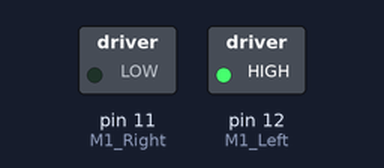
Simulated run of this sketch. Board: Arduino Uno, built with avr-gcc and run on an emulated ATmega328P. Parts: switched loads named in the sketch (green lamp = pin HIGH). Dashed ring = blinking.

Above: at 0.5 s.
Timing chart, 0 to 5.8 s (numbered marks = the images above):
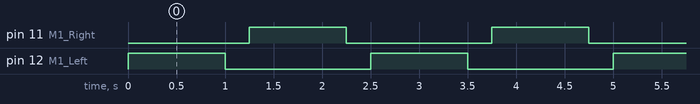

Measured:
- by itself, pin 11 (M1_Right), pin 12 (M1_Left): alternates HIGH for 1.0 s and LOW for 1.5 s
- by itself, everything shown: repeats every 2.5 s, in 4 steps

The sketch:

DriveMotor.ino
```cpp
int M1_Left = 12; //Direccion
int M1_Right = 11; //Direccion

/*
- DC MOTOR #1 OA1 OB1 -
IA1  | IB1  | MOTOR   |
-----------------------
LOW  | LOW  | STOP    |
HIGH | LOW  | FORWARD |
LOW  | HIGH | REVERSE |
HIGH | HIGH | STOP    |


- DC MOTOR #2 OA2 OB2 -
IA2  | IB2  | MOTOR   |
-----------------------
LOW  | LOW  | STOP    |
HIGH | LOW  | FORWARD |
LOW  | HIGH | REVERSE |
HIGH | HIGH | STOP    |

*/

void setup()
{
  pinMode(M1_Left, OUTPUT);
  pinMode(M1_Right , OUTPUT);
}

void loop(){
  turn (1);
  delay(1000); //1 sg

  stop();
  delay(250); //250ms

  turn(2);
  delay(1000); //1 sg

  stop();
  delay(250); //250ms
}


void turn(int direction)
{
  boolean inPin1 = LOW;
  boolean inPin2 = HIGH;

  if(direction== 1){
    inPin1 = HIGH;
    inPin2 = LOW;
  }
    digitalWrite(M1_Left, inPin1);
    digitalWrite(M1_Right , inPin2);
}

void stop(){
    digitalWrite(M1_Left, LOW);
    digitalWrite(M1_Right , LOW);
}
```
